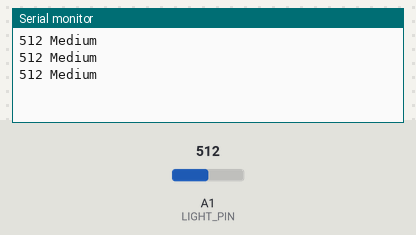
A sketch run on a simulated Arduino Uno, built with avr-gcc and run on an emulated ATmega328P. On the bench: the last lines printed to the serial monitor. Inputs (shaded band) come from the test bench; at power-on: A1 (LIGHT_PIN) = 512.

Above: at 1.3 s.
1.4 s: A1 (LIGHT_PIN) set to 365
At 1.9 s:
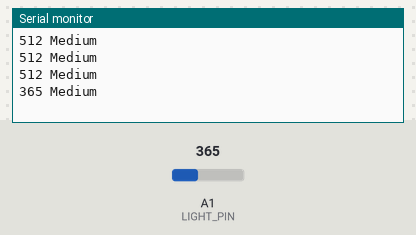
2.9 s: A1 (LIGHT_PIN) set to 342
At 3.4 s:
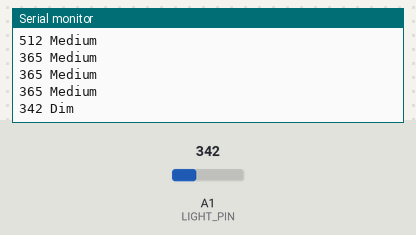

The sketch:

Challenge05_ThreeLevels.ino
```cpp
// Complete example solution for Lesson04, challenge 05.
const int LIGHT_PIN = A1;
const int DIM_LIMIT = 350, BRIGHT_LIMIT = 700;
void setup() {
  Serial.begin(9600);
}
void loop() {
  int reading = analogRead(LIGHT_PIN);
  const char* level = reading < DIM_LIMIT ? "Dim" : reading < BRIGHT_LIMIT ? "Medium" : "Bright";
  Serial.print(reading);
  Serial.print(" ");
  Serial.println(level);
  delay(500);
}
```

Measured:
- the behaviour switches between 350 and 349 on A1 (LIGHT_PIN) (found by bisection; images 1 and 2)
- after the input at 1.4 s, the serial monitor: prints a new line after 0.10 s (image 1)
- after the input at 2.9 s, the serial monitor: prints a new line after 0.10 s (image 2)
